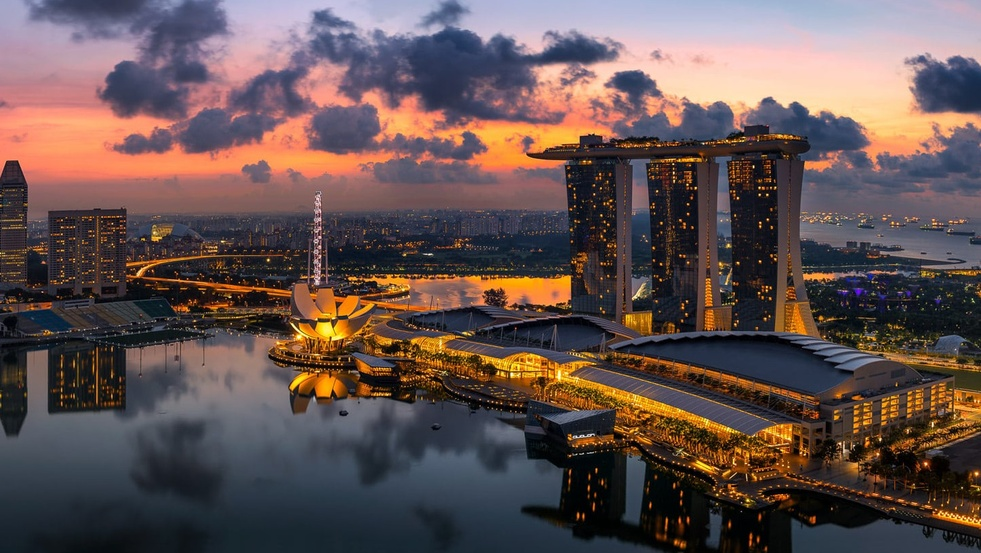
#> input picture train.jpg, 981 x 553 px, shrunk from 1447 x 815 before the run
$ python 1.py
#> lines starting #> are read from the running program, lines starting #| are printed output that depends on the picture
import numpy as np
import imutils
import cv2
import numpy as np
import matplotlib.pyplot as plt
import imageio
cv2.ocl.setUseOpenCL(False)
f_e_algo = 'sift'
f_t_match = 'br' #bruteforce
p1=cv2.imread("train.jpg")
#> p1 is the input picture: shape (553, 981, 3); mean B, G, R 80.6, 82.1, 99.4
# cv2.imshow("pta nhi",p1)
# cv2.waitKey(0)
p1_RGB=cv2.cvtColor(p1,cv2.COLOR_BGR2RGB) #matplotlib RGB me hai aur OpenCV BGR me
pv1_gray = cv2.cvtColor(p1_RGB,cv2.COLOR_RGB2GRAY)
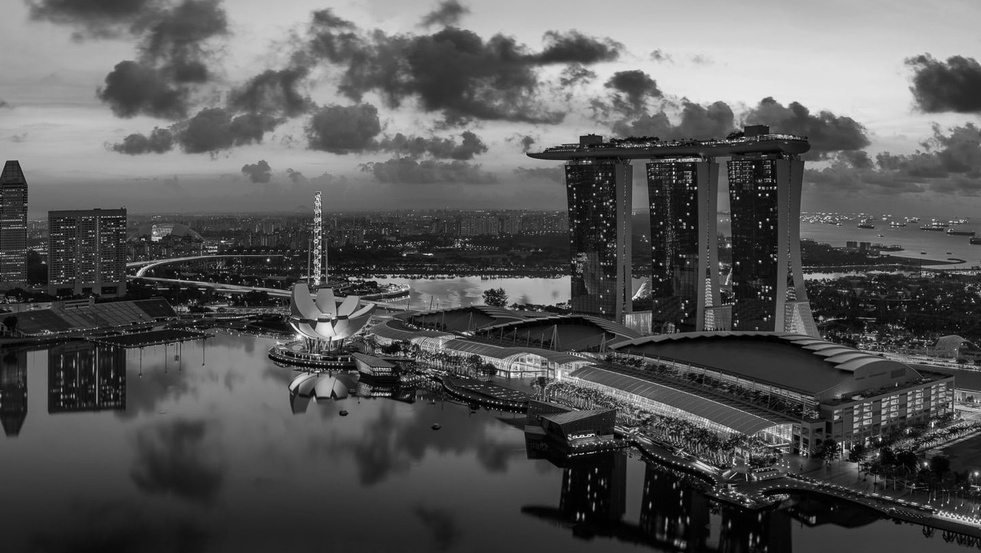
#> pv1_gray: shape (553, 981); min 0, max 252, mean 87.1
p2=cv2.imread("query.jpg")
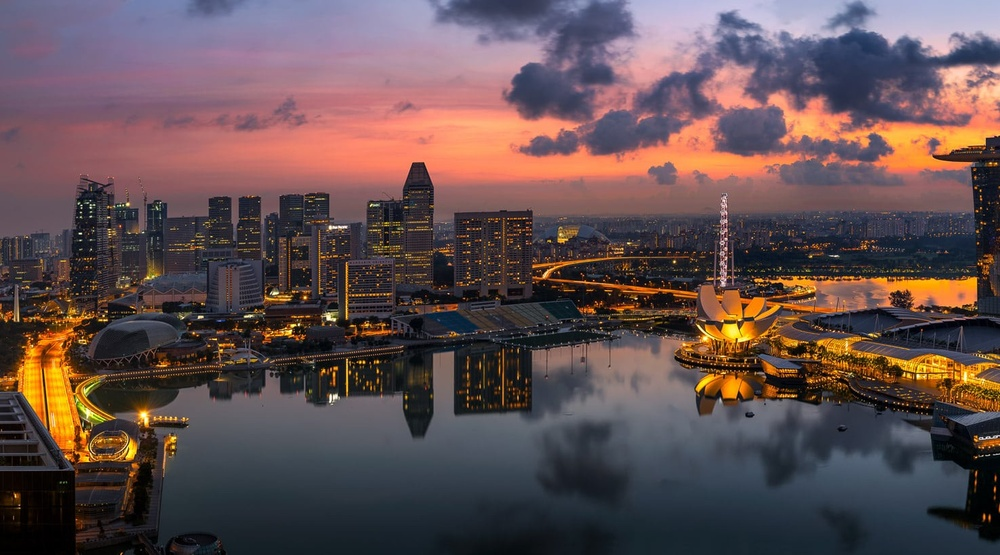
#> input picture query.jpg, 1000 x 555 px, shrunk from 1475 x 819 before the run
#> p2 is the input picture: shape (555, 1000, 3); mean B, G, R 80.3, 79, 98.4
p2_RGB=cv2.cvtColor(p2,cv2.COLOR_BGR2RGB)
pv2_gray = cv2.cvtColor(p2_RGB,cv2.COLOR_RGB2GRAY)
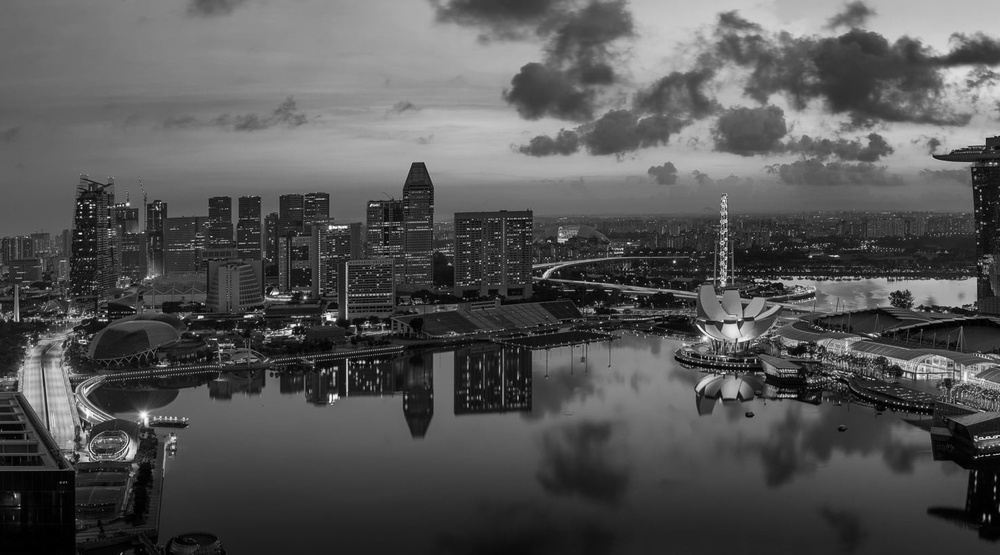
#> pv2_gray: shape (555, 1000); min 0, max 254, mean 84.9
np1=np.array(p1)
np2=np.array(p2)

def select_method(image, method):
#> called with method = 'sift'
    desc=cv2.SIFT_create()
    (keypoints, features) = desc.detectAndCompute(image, None)
#> keypoints = 3080 keypoints; strongest (x, y, size): (880, 439, 2), (926, 464, 2.4), (748, 500, 2), (976, 474, 2.6)
    return (keypoints, features)

keypoints_p1,feature_p1= select_method(np1,method= f_e_algo)
#> keypoints_p1 has the same summary as keypoints in select_method
keypoints_p2,feature_p2= select_method(np2,method= f_e_algo)
#> in select_method (call 2), `(keypoints, features) = desc.detectAndCompute(image, None)`: keypoints = 2642 keypoints; strongest (x, y, size): (293, 325, 2.6), (305, 297, 2.2), (245, 316, 1.9), (128, 204, 2.3)
#> keypoints_p2 has the same summary as keypoints in select_method

def c_m_object(method, crossCheck):
    bf= cv2.BFMatcher(cv2.NORM_L2, crossCheck = crossCheck)
    return bf

def k_p_matching(feature_p1,feature_p2,method):
#> called with method = 'sift'
    bf=c_m_object(method,crossCheck=True)
    best_matches= bf.match(feature_p1,feature_p2)
#> best_matches = 1416 matches
    raw_matches=sorted(best_matches, key= lambda x: x.distance)
#> raw_matches = 1416 matches
    return raw_matches

fig2= plt.figure(figsize=(20,8))
if f_t_match == 'br':
    matches = k_p_matching(feature_p1,feature_p2,method=f_e_algo)
#> matches = 1416 matches
    m_f_image = cv2.drawMatches(p1,keypoints_p1,p2,keypoints_p2,matches[:100],None,flags=cv2.DrawMatchesFlags_NOT_DRAW_SINGLE_POINTS)
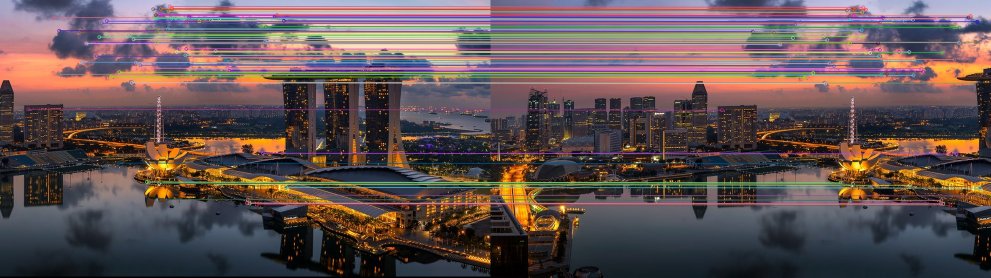
#> m_f_image: shape (555, 1981, 3) (shown at 1/2 size); mean B, G, R 82.5, 82.2, 98.1
    plt.imshow(m_f_image)

def homo_stiching(keypoints_p1,keypoints_p2,matches,reprojThres):
#> called with reprojThres = 4
    keypoints_p1=np.float32([keypoint.pt for keypoint in keypoints_p1])
#> keypoints_p1 = 3080 pairs, first value 3.55 to 978.2, second value 5.61 to 548.6
    keypoints_p2=np.float32([keypoint.pt for keypoint in keypoints_p2])
#> keypoints_p2 = 2642 pairs, first value 2.99 to 997.2, second value 7.53 to 548
    if len(matches) >4:
        point_p1=np.float32([keypoints_p1[m.queryIdx] for m in matches])
#> point_p1 = 1416 pairs, first value 4.03 to 977.9, second value 5.61 to 542.1
        point_p2=np.float32([keypoints_p2[m.trainIdx] for m in matches])
#> point_p2 = 1416 pairs, first value 9.45 to 996.4, second value 7.53 to 548
        (M,status) = cv2.findHomography(point_p1,point_p2,cv2.RANSAC,reprojThres)
#> M = [[1, 0.000177, 406], [0.000139, 0.999, 1.95], [3.33e-07, 2.26e-07, 1]]; status = 1416 values, max 1 at index 0, min 0 at index 893, mean 0.782
        return (matches, M, status)
    else:
        return None

M=homo_stiching(keypoints_p1,keypoints_p2,matches,reprojThres=4)
#> M = 3 matches
(matches,homo_matrix,status) = M
#> homo_matrix = [[1, 0.000177, 406], [0.000139, 0.999, 1.95], [3.33e-07, 2.26e-07, 1]]

width = p2.shape[1] + p1.shape[1]
#> width = 1981
height = max(p2.shape[0],p1.shape[0])
#> height = 555

result = cv2.warpPerspective(p1,homo_matrix, (width,height))
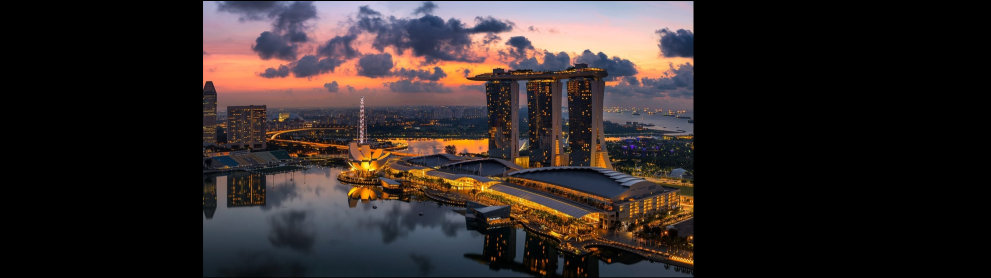
#> result: shape (555, 1981, 3) (shown at 1/2 size); mean B, G, R 39.7, 40.5, 49
result[0:p2.shape[0], 0:p2.shape[1]] = p2
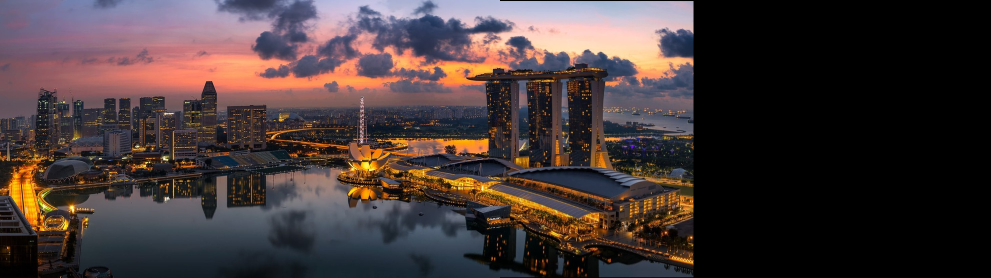
#> result: shape (555, 1981, 3) (shown at 1/2 size); mean B, G, R 55.8, 56, 68.8
cv2.imshow("Finally ho gya bc",result)
cv2.waitKey(0)
